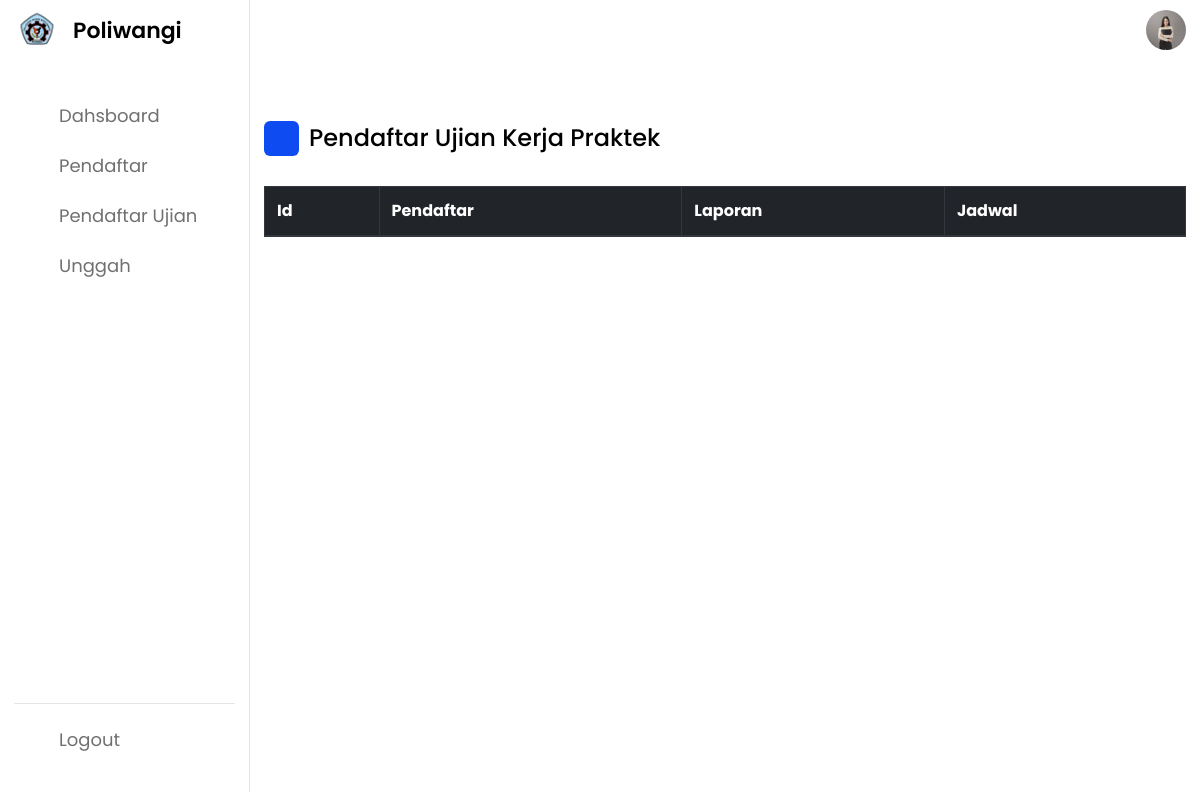
Page /daftar-ujian.php on the earlier database version.
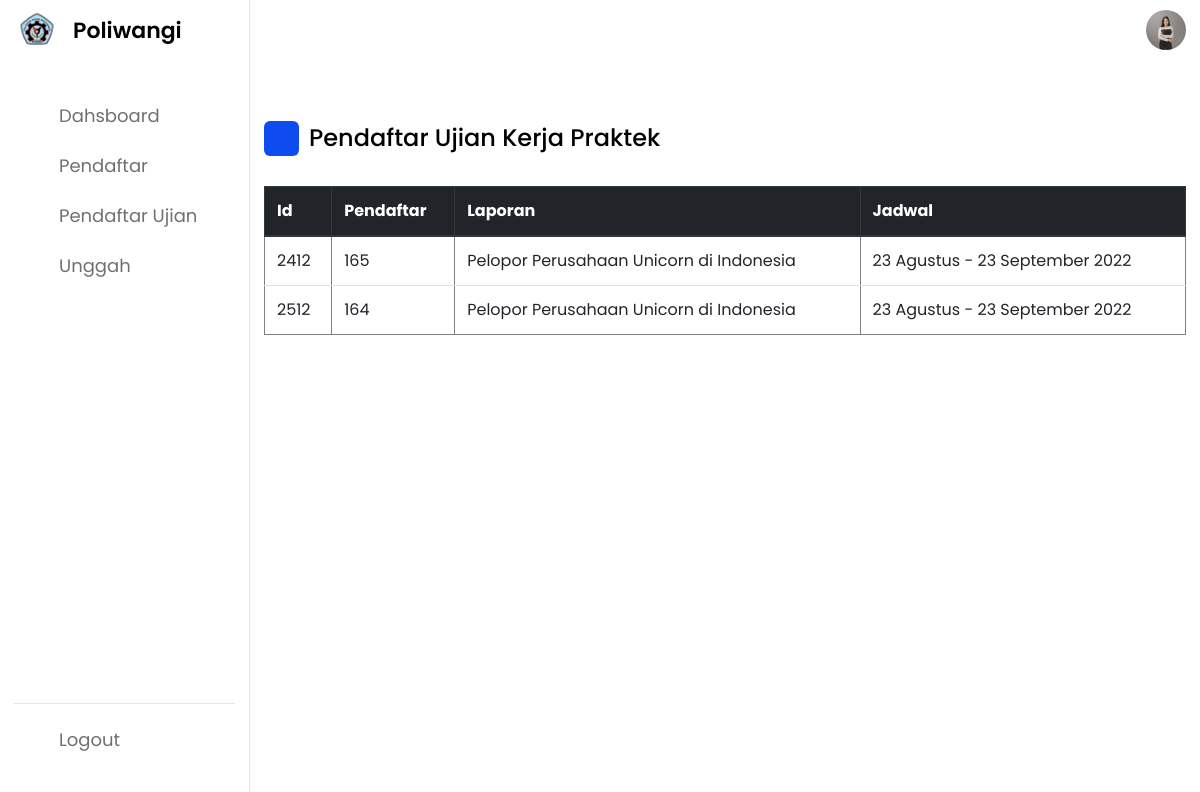
Same page on the later database version.
### tables this page shows
CREATE TABLE `tb_pendaftaran_ujian_kp` (
  `Id_ujian` int(11) NOT NULL,
  `Laporan_KP` varchar(45) DEFAULT NULL,
  `Jadwal_Ujian` varchar(45) DEFAULT NULL,
  `Id_pdftr` int(11) DEFAULT NULL,
  `Id_acc` int(11) DEFAULT NULL
);

CREATE TABLE `tb_pendaftaran_kp` (
  `Id_pdftr` int(11) NOT NULL,
  `Tempat_KP` varchar(45) DEFAULT NULL,
  `Alamat_KP` varchar(45) DEFAULT NULL,
  `Tanggal_Mulai` datetime DEFAULT NULL,
  `Tanggal_Selesai` datetime DEFAULT NULL,
  `Proposal` varchar(45) DEFAULT NULL,
  `Id_angta` int(11) DEFAULT NULL,
  `Id_dsn` int(11) DEFAULT NULL,
  `Id_corp` int(11) DEFAULT NULL
);

### daftar-ujian.php (the view, shortened to what this page needs)
<!DOCTYPE html>
<html lang="en">
<head>
    <link rel="stylesheet" href="daftar-ujian.css">
    <link rel="stylesheet" href="https://unicons.iconscout.com/release/v4.0.0/css/line.css">
    <link rel="stylesheet" href="https://cdn.jsdelivr.net/npm/bootstrap@4.0.0/dist/css/bootstrap.min.css">
</head>
<body>
    <nav>
        <div class="logo-name">
            <div class="logo-image">
                <img src="asset/poliwangi.png" alt="">
            </div>
            <span class="logo_name">Poliwangi</span>
        </div>
        <div class="menu-items">
            <ul class="nav-links">
                <li><a href="dash-admin.php">
                    <i class="uil uil-estate"></i>
                    <span class="link-name">Dahsboard</span>
                </a></li>
                <li><a href="daftar.php">
                    <i class="uil uil-file-edit-alt"></i>
                    <span class="link-name">Pendaftar</span>
                </a></li>
                <li><a href="#">
                    <i class="uil uil-clipboard-notes"></i>
                    <span class="link-name">Pendaftar Ujian</span>
                </a></li>
                <li><a href="unggah.php">
                    <i class="uil uil-upload-alt"></i>
                    <span class="link-name">Unggah</span>
                </a></li>
            </ul>
            <ul class="logout-mode">
                <li><a href="index.php">
                    <i class="uil uil-sign-out-alt"></i>
                    <span class="link-name">Logout</span>
                </a></li>
                <li class="mode">
                <div class="mode-toggle">
                </div>
            </li>
            </ul>
        </div>
    </nav>
    <section class="dashboard">
        <div class="top">
            <img src="asset/dosen.jpg" alt="">
        </div>
        <div class="dash-content">
            <div class="overview">
                <div class="title">
                    <i class="uil uil-clipboard-notes"></i>
                    <span class="text">Pendaftar Ujian Kerja Praktek</span>
                </div>
                <table class="table" border="1">
                    <thead class="thead-dark">
                    <tr>
                        <th scope="col">Id</th>
                        <th scope="col">Pendaftar</th>
                        <th scope="col">Laporan</th>
                        <th scope="col">Jadwal</th>
                    </tr>
                    </thead>
                    <?php
                    include "koneksi.php";
                    $ambildata = mysqli_query($koneksi,"select tb_pendaftaran_ujian_kp.Id_ujian,tb_pendaftaran_ujian_kp.Laporan_KP,tb_pendaftaran_ujian_kp.Jadwal_Ujian,tb_pendaftaran_kp.Id_pdftr from tb_pendaftaran_ujian_kp join tb_pendaftaran_kp on tb_pendaftaran_ujian_kp.Id_pdftr = tb_pendaftaran_kp.Id_pdftr ");
                    while ($tampil = mysqli_fetch_array($ambildata)){
                        echo "
                        <tr>
                            <td>$tampil[Id_ujian]</td>
                            <td>$tampil[Id_pdftr]</td>
                            <td>$tampil[Laporan_KP]</td>
                            <td>$tampil[Jadwal_Ujian]</td>
                        </tr>";
                    }
                    ?>
                </table>
            </div>
        </div>
    </section>
</body>
</html>

Differences in the rows shown:
added tb_pendaftaran_ujian_kp: Id_ujian "2412", Id_pdftr.Id_pdftr "165", Laporan_KP "Pelopor Perusahaan Unicorn di Indonesia", Jadwal_Ujian "23 Agustus - 23 September 2022"
added tb_pendaftaran_ujian_kp: Id_ujian "2512", Id_pdftr.Id_pdftr "164", Laporan_KP "Pelopor Perusahaan Unicorn di Indonesia", Jadwal_Ujian "23 Agustus - 23 September 2022"
